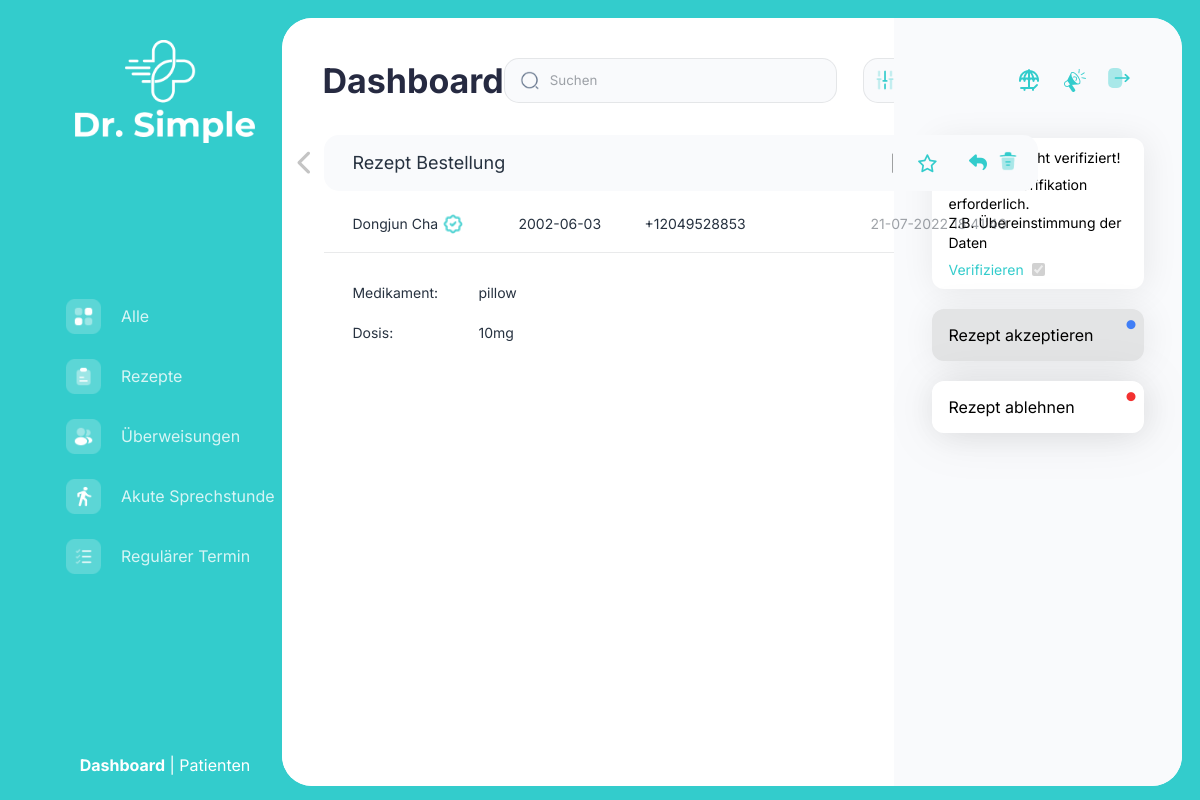
The app's page /subpage1.php?id=29 with its own data.
### tables this page shows
CREATE TABLE `order` (
  `id` int(11) NOT NULL,
  `u_id` varchar(200) DEFAULT NULL,
  `r_id` int(11) DEFAULT NULL,
  `power` varchar(200) DEFAULT NULL,
  `is_confirm` int(11) DEFAULT 0,
  `is_completed` int(11) DEFAULT 0,
  `is_failed` int(11) NOT NULL DEFAULT 0,
  `is_star` int(11) NOT NULL DEFAULT 0,
  `date` varchar(200) DEFAULT NULL
);

CREATE TABLE `patient` (
  `id` int(11) NOT NULL,
  `name` varchar(200) DEFAULT NULL,
  `number` varchar(200) DEFAULT NULL,
  `password` varchar(200) DEFAULT NULL,
  `dob` varchar(200) DEFAULT NULL,
  `is_active` int(11) DEFAULT 0,
  `is_block` int(11) DEFAULT 0,
  `date` varchar(200) DEFAULT NULL
);

CREATE TABLE `recipe` (
  `id` int(11) NOT NULL,
  `user_id` varchar(200) NOT NULL,
  `name` varchar(200) DEFAULT NULL,
  `power` varchar(200) DEFAULT NULL,
  `date` varchar(200) DEFAULT NULL
);

### subpage1.php (the view, shortened to what this page needs)
<!DOCTYPE html>
<html lang="en">
<head>
    <link rel="stylesheet" href="./style/style.css">
    <link rel="stylesheet" href="https://cdnjs.cloudflare.com/ajax/libs/font-awesome/6.1.1/css/all.min.css"
 />
</head>
<body class="dashboardWholeBody">
<main class="secondPageMainContainer">
    <?php $page="recipe"; include 'sidebar.php'?>
    <section class="dashboardAbsoluteSection dashboardOfSubpage">
        <section class="dashboardMainLeftSide">
            <header class="dashboardNavSection">
                <h2>Dashboard</h2>
                <div>
                    <section>
                        <img src="./image/Dashboard/Nav Section/search.png" width="20px" height="19px" alt="">
                        <input type="text" placeholder="Suchen">
                    </section>
                    <div>
                        <img src="./image/Dashboard/Nav Section/setting.png" width="22px" height="22px" alt="">
                    </div>
                </div>
            </header>
            <main>
                <?php
                include 'config.php';
                    $id = $_GET['id'];
                    $query = "SELECT
                                    patient.id, patient.dob,
                                    patient.name as u_name,
                                    patient.number,
                                    patient.is_active,
                                    recipe.name as r_name,
                                    order.id as o_id,order.power,order.u_id,order.r_id,order.is_completed,order.is_confirm,order.is_failed,
                                    order.date
                                    FROM `order`
                                    JOIN patient
                                    ON patient.number = order.u_id
                                    JOIN recipe
                                    ON recipe.id = order.r_id
                                    WHERE order.id = '$id'
                                    order by id desc";
                    $res = mysqli_query($conn, $query);
                    $row = mysqli_fetch_assoc($res);
                    $active = $row['is_active'];
                    $failed = $row['is_failed'];
                    $completed = $row['is_completed'];
                    if($row['is_active'] == 1){
                        $show = true;
                        $is_active = "checked disabled";
                    }else{
                        $event = '';
                        $show = false;
                        $is_active = "";
                    }
                    if($row['is_completed'] == 1){
                        $is_confirm = "fas fa-circle";
                        $style1 = "style='color: #407ef6;pointer-events:none'";
                        $style11 = "style='pointer-events:none'";
                    }else{
                        $is_confirm = "fa-solid fa-circle";
                        $style1 = "";
                        $style11 = "";
                    }
                    if($row['is_failed'] == 1){
                        $is_failed = "fas fa-circle ";
                        $style2 = "style='color: #407ef6;pointer-events:none'";
                        $style22 = "style='pointer-events:none'";
                    }else{
                        $is_failed = "fa-solid fa-circle";
                        $style2 = "";
                        $style22 = "";
                    }
                ?>
                <section class="dashboardTableContent1">
                    <table class="table2 table3">
                        <tr class="table2Header table3Header">
                            <td class="backpagePointer" ><a href="Recipe.php"><i class="fa-solid fa-chevron-left" ></i></a></td>
                            <td class="subpageHeaderHeadName">
                                <p>Rezept Bestellung</p>
                            </td>
                            <td class="tableSeparator2">|</td>
                            <td class="table3HeaderIcons">
                            <div class="single_star">
                                <i class="fa-regular fa-star forAllStar" onclick="starToggler(this)" ></i>
                                    </div>
                                <section class="reply_user"><i class="fa-solid fa-reply"></i></section>
                                <section class="delete-btn"><img src="./image/Dashboard/TitleSection/trash.png" alt=""></section>
                            </td>
                        </tr>
                        <tr class="table3Content">
                            <td>
                                <p class="namePara"><?php echo $row['u_name']?>
                                    <?php
                                    if($show == true){
                                    ?>
                                    <img src="./image/Dashboard/TitleSection/verified-badge.png" alt="">
<?php
                                    }
                                    ?>
                                </p>
                            </td>
                            <td>
                                <p class="datePara"><?php echo $row['dob']?></p>
                            </td>
                            <td>
                                <p class="thirdPara"><?php echo $row['number']?></p>
                            </td>
                            <td>
                                <p class="lastPara"><?php echo $row['date']?></p>
                            </td>
                        </tr>
                        <tr class="table3BreakPoint"></tr>
                        <tr class="table3Details">
                            <td>
                                <p>Medikament:</p>
                            </td>
                            <td>
                                <p><?php echo $row['r_name']?></p>
                            </td>
                        </tr>
                        <tr class="table3Details">
                            <td>
                                <p>Dosis:</p>
                            </td>
                            <td>
                                <p><?php echo $row['power']?></p>
                            </td>
                        </tr>
                    </table>
                </section>
            </main>
        </section>
        <section class="dashboardMainRightSide">
            <header>
                <section class="dashboardNavEndContainer subpageNavEndContainer">
                    <div>
                        <img src="./image/Dashboard/Nav Section/umbrella.png" alt="">
                    </div>
                    <div style="margin-left: 25px;">
                        <img src="./image/Dashboard/Nav Section/megaphone.png" alt="">
                    </div>
                    <div>
                        <a href="logout.php"><img src="./image/Dashboard/Nav Section/logout.png" alt=""></a>
                    </div>
                </section>
            </header>
            <main>
                <div class="firstCard">
                    <p>Patient ist nicht verifiziert!</p>
                    <p>
                        Manuelle Verifikation erforderlich. <br>
                        Z.B. Übereinstimmung der Daten
                    </p>
                    <p class="verificationPara">Verifizieren &nbsp<input type="checkbox" name="verify" id="verify" <?php echo $is_active ?>></p>
                </div>
                <?php if($active == 1){?>
                <?php if($failed == 0){?>
                <div class="secondCard" id="acceptRequest" <?php echo $style11?> >
                    Rezept akzeptieren
                    <div><i class="<?php echo $is_confirm ?>" <?php echo $style1?>></i></div>
                </div>
                <?php }if($completed == 0){?>
                <div class="thirdCard" id="declineRequest" <?php echo $style22?>>
                    Rezept ablehnen
                    <div><i class="<?php echo $is_failed ?>" <?php echo $style2?>></i></div>
                </div>
                    <?php }else{?>
                        <div class="thirdCard" id="declineRequest" style="pointer-events: none">
                            Rezept ablehnen
                            <div><i class="<?php echo $is_failed ?>" <?php echo $style2?>></i></div>
                        </div>
                <?php }} ?>
            </main>
        </section>
    </section>
</main>
</body>
</html>

### records on screen
order: patient.name "Dongjun Cha", patient.dob "2002-06-03", patient.number "+12049528853", date "21-07-2022 18:41:40", recipe.name "pillow", power "10mg"
